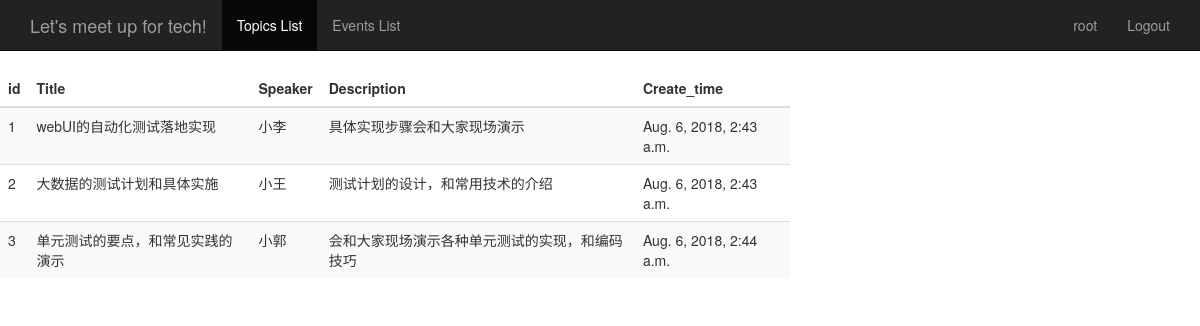
Screenshot of /topics_list/ (signed in) with the database file from the repository.
### meetup/models.py (models this page shows, shortened)
class Topic(models.Model):
    title = models.CharField(max_length=100)
    speaker = models.CharField(max_length=100)
    description = models.CharField(max_length=200)
    create_time = models.DateTimeField(auto_now=True)
    meetup_event = models.ManyToManyField(MeetupEvent)
    objects = models.Manager()
    class Meta:
        ordering = ('create_time',)

### meetup/views.py (the view)
# urls.py: path('topics_list/', views.topics_list, name='topics_list'),
@login_required
def topics_list(request):
    username = request.session.get('user', '')
    topics_list = Topic.objects.all()
    return render(request, "topics_list.html", {"user": username, "topics": topics_list})

### meetup/templates/topics_list.html (shortened to what this page needs)
<!DOCTYPE html>
<html lang="en">
<head>
    {% load bootstrap3 %}
    {% bootstrap_css %}
</head>
<body role="document">
    <nav class="navbar navbar-inverse navbar-fixed-top">
        <div class="container">
            <div class="navbar-header">
                <a class="navbar-brand" href="/topics_list/">Let's meet up for tech!</a>
            </div>
            <div id="navbar" class="collapse navbar-collapse">
                <ul class="nav navbar-nav">
                    <li class="active">
                        <a href="#">Topics List</a>
                    </li>
                    <li>
                        <a href="/events/">Events List</a>
                    </li>
                </ul>
                <ul class="nav navbar-nav navbar-right">
                    <li><a href="#">{{user}}</a></li>
                    <li><a href="/logout/">Logout</a></li>
                </ul>
            </div>
        </div>
    </nav>
    <div class="row" style="padding-top: 70px;">
        <div class="col-md-8">
            <table class="table table-striped">
                <thead>
                    <tr>
                        <th>id</th>
                        <th>Title</th>
                        <th>Speaker</th>
                        <th>Description</th>
                        <th>Create_time</th>
                    </tr>
                </thead>
                <tbody>
                    {% for topic in topics %}
                    <tr>
                        <td>{{ topic.id }}</td>
                        <td>{{ topic.title }}</td>
                        <td>{{ topic.speaker }}</td>
                        <td>{{ topic.description }}</td>
                        <td>{{ topic.create_time }}</td>
                    </tr>
                    {% endfor %}
                </tbody>
            </table>
        </div>
    </div>
</body>
</html>

### rows the page displays
Topic: id "1", title "webUI的自动化测试落地实现", speaker "小李", description "具体实现步骤会和大家现场演示", create_time "Aug. 6, 2018, 2:43 a.m."
Topic: id "2", title "大数据的测试计划和具体实施", speaker "小王", description "测试计划的设计，和常用技术的介绍", create_time "Aug. 6, 2018, 2:43 a.m."
Topic: id "3", title "单元测试的要点，和常见实践的演示", speaker "小郭", description "会和大家现场演示各种单元测试的实现，和编码技巧", create_time "Aug. 6, 2018, 2:44 a.m."

### other values shown
{{ user }} "root"
